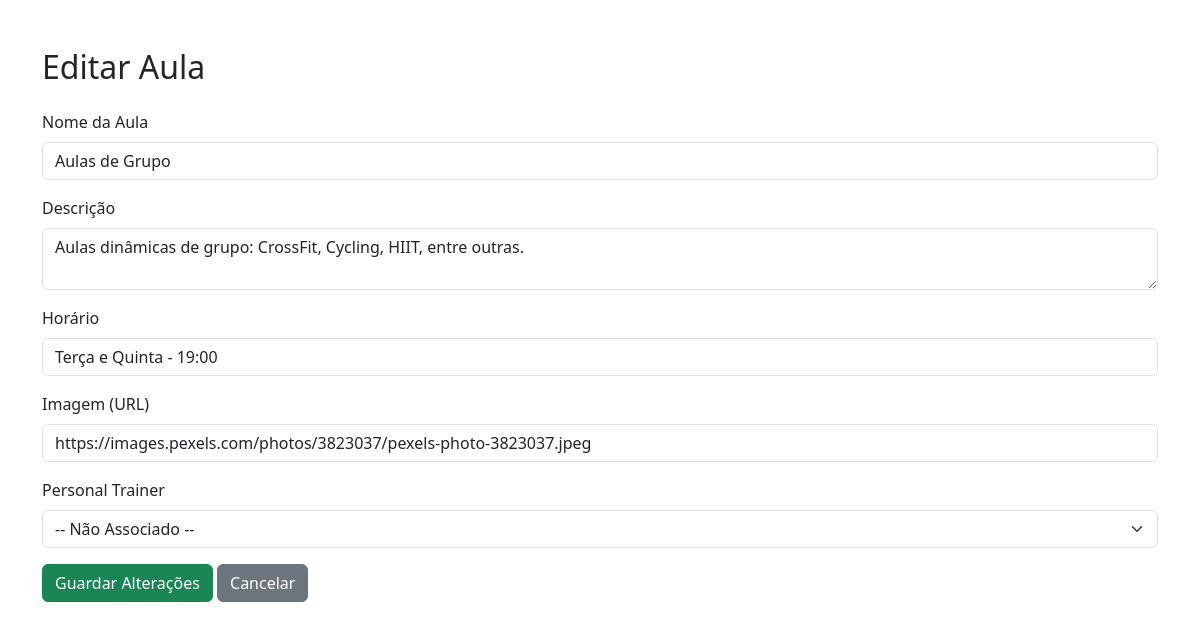
Screenshot of /area-reservada/editar_aula.php?id=2 (signed in) with the database file from the repository.
### tables this page shows
CREATE TABLE IF NOT EXISTS classes (
    id INT AUTO_INCREMENT PRIMARY KEY,
    name VARCHAR(100) NOT NULL,
    description TEXT,
    image VARCHAR(255),
    schedule VARCHAR(100),
    personal_trainer_id INT NULL,
    created_at TIMESTAMP DEFAULT CURRENT_TIMESTAMP,
    FOREIGN KEY (personal_trainer_id) REFERENCES users(id)
);

### area-reservada/editar_aula.php (the view, shortened to what this page needs)
<?php
require_once '../includes/db.php';
$id = isset($_GET['id']) ? intval($_GET['id']) : 0;
$stmt = $conn->prepare('SELECT * FROM classes WHERE id = ?');
$stmt->bind_param('i', $id);
$stmt->execute();
$aula = $stmt->get_result()->fetch_assoc();
?>
<!DOCTYPE html>
<html lang="pt-PT">
<head>
    <link rel="stylesheet" href="../assets/css/bootstrap.min.css">
</head>
<body>
<div class="container mt-5">
    <h2 class="mb-4">Editar Aula</h2>
    <form method="post">
        <div class="mb-3">
            <label class="form-label">Nome da Aula</label>
            <input type="text" name="name" class="form-control" value="<?= htmlspecialchars($aula['name']) ?>" required>
        </div>
        <div class="mb-3">
            <label class="form-label">Descrição</label>
            <textarea name="description" class="form-control" required><?= htmlspecialchars($aula['description']) ?></textarea>
        </div>
        <div class="mb-3">
            <label class="form-label">Horário</label>
            <input type="text" name="schedule" class="form-control" value="<?= htmlspecialchars($aula['schedule']) ?>" required>
        </div>
        <div class="mb-3">
            <label class="form-label">Imagem (URL)</label>
            <input type="text" name="image" class="form-control" value="<?= htmlspecialchars($aula['image']) ?>">
        </div>
        <?php if ($_SESSION['user_role'] === 'gestor_ginasio'): ?>
        <div class="mb-3">
            <label class="form-label">Personal Trainer</label>
            <select name="personal_trainer_id" class="form-select">
                <option value="">-- Não Associado --</option>
            </select>
        </div>
        <?php endif; ?>
        <button type="submit" class="btn btn-success">Guardar Alterações</button>
        <a href="gerir_aulas.php" class="btn btn-secondary">Cancelar</a>
    </form>
</div>
</body>
</html>

### rows the page displays
classes: name "Aulas de Grupo", description "Aulas dinâmicas de grupo: CrossFit, Cycling, HIIT, entre outras.", schedule "Terça e Quinta - 19:00", image "https://images.pexels.com/photos/3823037/pexels-photo-3823037.jpeg"
